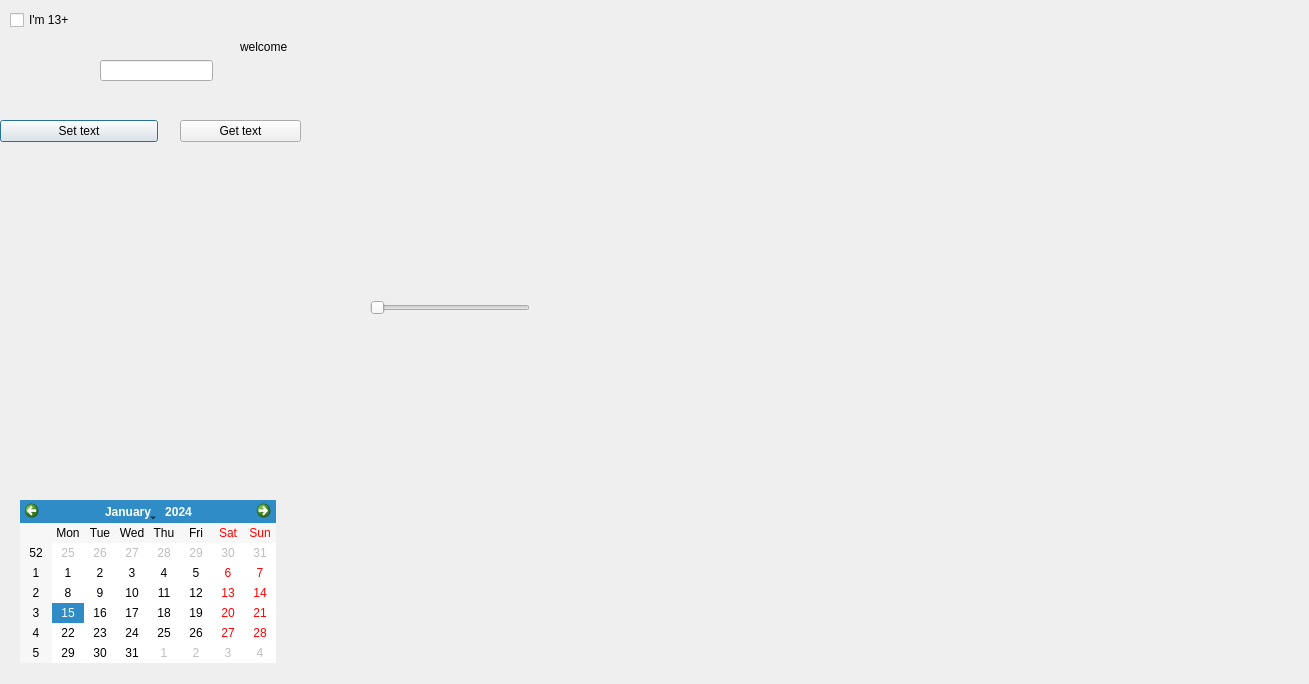
<?xml version="1.0" encoding="UTF-8"?>
<ui version="4.0">
 <class>Dialog</class>
 <widget class="QDialog" name="Dialog">
  <property name="geometry">
   <rect>
    <x>0</x>
    <y>0</y>
    <width>1309</width>
    <height>684</height>
   </rect>
  </property>
  <property name="windowTitle">
   <string>Dialog</string>
  </property>
  <widget class="QPushButton" name="pushButton">
   <property name="geometry">
    <rect>
     <x>0</x>
     <y>120</y>
     <width>158</width>
     <height>22</height>
    </rect>
   </property>
   <property name="text">
    <string>Set text</string>
   </property>
  </widget>
  <widget class="QLineEdit" name="lineEdit">
   <property name="geometry">
    <rect>
     <x>100</x>
     <y>60</y>
     <width>113</width>
     <height>21</height>
    </rect>
   </property>
  </widget>
  <widget class="QPushButton" name="pushButton_2">
   <property name="geometry">
    <rect>
     <x>180</x>
     <y>120</y>
     <width>121</width>
     <height>22</height>
    </rect>
   </property>
   <property name="text">
    <string>Get text</string>
   </property>
  </widget>
  <widget class="QCheckBox" name="checkBox">
   <property name="geometry">
    <rect>
     <x>10</x>
     <y>10</y>
     <width>72</width>
     <height>20</height>
    </rect>
   </property>
   <property name="text">
    <string>I'm 13+</string>
   </property>
  </widget>
  <widget class="QCalendarWidget" name="calendarWidget">
   <property name="geometry">
    <rect>
     <x>20</x>
     <y>500</y>
     <width>256</width>
     <height>163</height>
    </rect>
   </property>
  </widget>
  <widget class="QLabel" name="label">
   <property name="geometry">
    <rect>
     <x>240</x>
     <y>40</y>
     <width>47</width>
     <height>14</height>
    </rect>
   </property>
   <property name="text">
    <string>welcome</string>
   </property>
  </widget>
  <widget class="QSlider" name="horizontalSlider">
   <property name="geometry">
    <rect>
     <x>370</x>
     <y>300</y>
     <width>160</width>
     <height>16</height>
    </rect>
   </property>
   <property name="orientation">
    <enum>Qt::Horizontal</enum>
   </property>
  </widget>
 </widget>
 <layoutdefault spacing="6" margin="11"/>
 <resources/>
 <connections/>
</ui>
